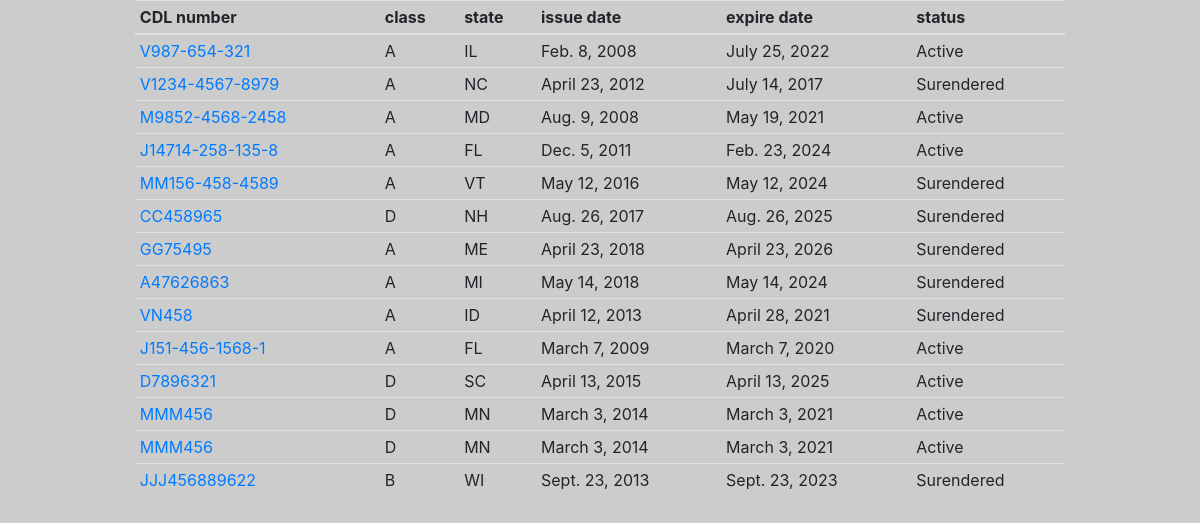
Page /dq/cdls/ on the earlier database version.
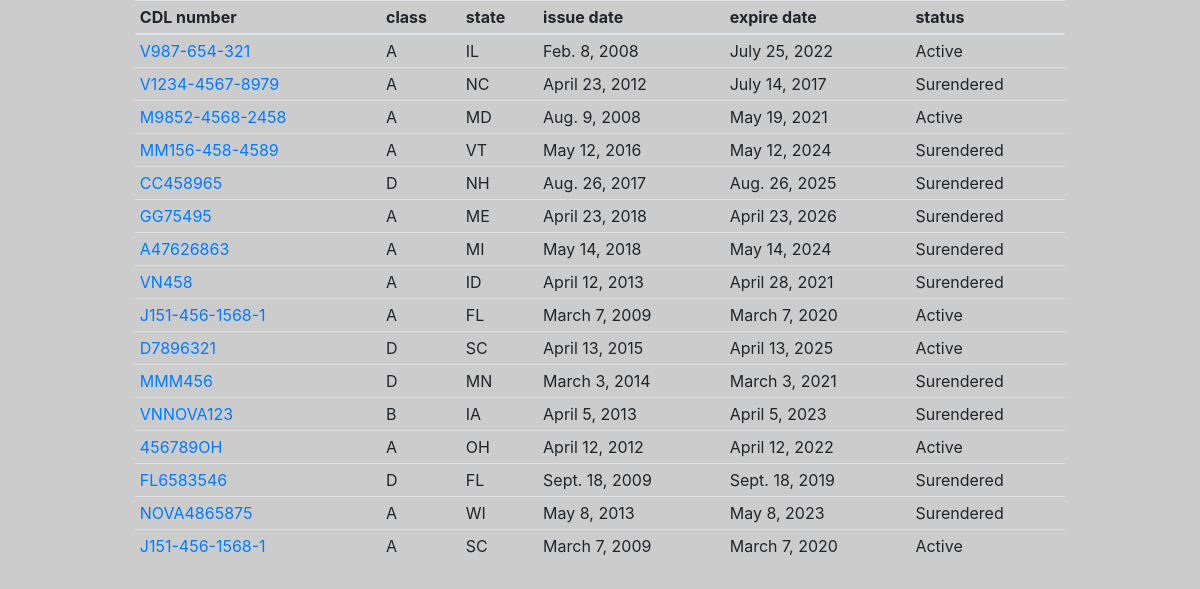
Same page on the later database version.
### dq/models.py (models this page shows, shortened)
class Cdl(models.Model):
    STATUSES = (
        ('Active', 'Active'),
        ('Surrendered', 'Surrendered'),
        ('Suspended', 'Suspended'),
        ('Invalid', 'Invalid'),
    )
    person = models.ForeignKey(Person, on_delete=models.CASCADE)
    cdl_num = models.CharField(max_length=100, null=True, blank=True)
    cdl_class = models.CharField(max_length=100, null=True, blank=True)
    cdl_state = models.CharField(max_length=2, null=True, blank=True) # kasnije dodaj adrese - poseban model
    isactive = models.BooleanField(default=False)
    date_issue = models.DateField(null=True)
    date_expire = models.DateField(null=True, blank=True)
    img = models.ImageField(upload_to=get_uploaded_cdl_file_name, null=True, blank=True)

### dq/views.py (the view)
# urls.py: path("cdls/", views.cdl_list, name="cdl-list"),
def cdl_list(request):
    cdls = Cdl.objects.all()
    context = {
        'title': 'cdls',
        'cdls': cdls
    }
    return render(request, "dq/cdl_list.html", context)

### dq/templates/dq/cdl_list.html
{% extends 'dq/base.html' %}}
{% block content %}
    <div class="container">
        {% include 'dq/_table_cdls.html' %}
    </div>
{% endblock %}

### dq/templates/dq/_table_cdls.html
<table  class="table table-sm"
        data-toggle="table"
        data-search="true"
        data-pagination="true"
        data-show-columns="true">
        <thead>
            <tr>
                <th data-field="cdl_num" data-sortable="true">CDL number</th>
                <th data-field="class" data-sortable="true">class</th>
                <th data-field="state" data-sortable="true">state</th>
                <th data-field="date_issue" data-sortable="true" >issue date</th>
                <th data-field="date_expire" data-sortable="true" >expire date</th>
                <th data-field="status" data-sortable="true" >status</th>
            </tr>
        </thead>
        <tbody>
            {% if cdls %}
                {% for cdl in cdls %}
                    <tr>
                        <td><a href="{% url 'dq:cdl-detail' cdl.id %}">{{ cdl.cdl_num }}</a></td>
                        <td>{{ cdl.cdl_class }}</td>
                        <td>{{ cdl.cdl_state }}</td>
                        <td>{{ cdl.date_issue }}</td>
                        <td>{{ cdl.date_expire }}</td>
                        {% if not cdl.isactive %}
                            <td>Surendered</td>
                        {% else %}
                            <td>Active</td>
                        {% endif %}
                    </tr>
                {% endfor %}
            {% endif %}
        </tbody>
 </table>

Differences in the rows shown:
removed Cdl: cdl_num "J14714-258-135-8", cdl_class "A", cdl_state "FL", date_issue "Dec. 5, 2011", date_expire "Feb. 23, 2024", isactive "Active"
removed Cdl: cdl_num "MMM456", cdl_class "D", cdl_state "MN", date_issue "March 3, 2014", date_expire "March 3, 2021", isactive "Active"
removed Cdl: cdl_num "JJJ456889622", cdl_class "B", cdl_state "WI", date_issue "Sept. 23, 2013", date_expire "Sept. 23, 2023", isactive "Surendered"
changed Cdl "MMM456": isactive "Active" → "Surendered"
added Cdl: cdl_num "VNNOVA123", cdl_class "B", cdl_state "IA", date_issue "April 5, 2013", date_expire "April 5, 2023", isactive "Surendered"
added Cdl: cdl_num "456789OH", cdl_class "A", cdl_state "OH", date_issue "April 12, 2012", date_expire "April 12, 2022", isactive "Active"
added Cdl: cdl_num "FL6583546", cdl_class "D", cdl_state "FL", date_issue "Sept. 18, 2009", date_expire "Sept. 18, 2019", isactive "Surendered"
added Cdl: cdl_num "NOVA4865875", cdl_class "A", cdl_state "WI", date_issue "May 8, 2013", date_expire "May 8, 2023", isactive "Surendered"
added Cdl: cdl_num "J151-456-1568-1", cdl_class "A", cdl_state "SC", date_issue "March 7, 2009", date_expire "March 7, 2020", isactive "Active"
